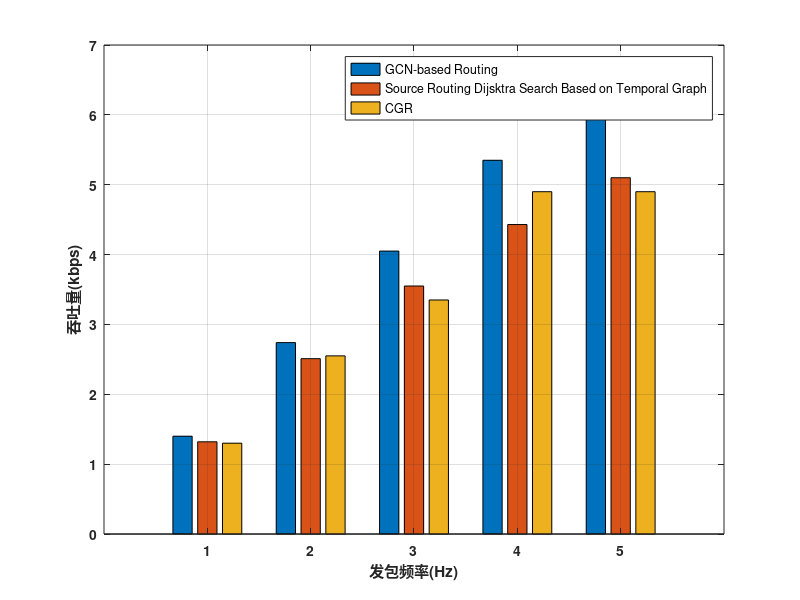

MATLAB code for this plot:
%%%%%%%%%%%%%%%%%%%%%%%%%%%%%%%
delay_size=[0.9, 0.85,  1.64, 1.44;
            1.1,  1.02,  1.85, 1.55;
            2.17, 2.25,  3.50, 3.05;
            3.14,  3.20,  5.80, 5.10;
            3.93,   3.80,  7.30, 6.50];
 

delay_interruption=[1.8, 1.9,  2.65, 2.65;
            1.95,  1.9,  3.85 , 3.9;
            2.25, 2.20,  4.50, 4.35;
            2.55,  2.65,  4.80, 4.96;
            2.70,   2.75,  5.30, 5.21];

delay_larger_size=[8.5, 8.2,  15.5;
            15.5,  14.0,  28.5;
            21.5, 20.5,  50;
            28.5 , 25.5 ,  70.5;
            34.5,   30,  75.5];

delay_scale=[1.8, 1.9,  2.65, 2.65;
            1.85,  1.97,  2.70 , 2.6;
            1.8, 1.95,  2.62, 2.68;
            1.76,  1.92,  2.65, 2.60;
            1.78,   1.80,  2.68, 2.62];

cost_scale=[132*10^4, 132^2*10^8,  133^2*10^8;
            198*10^4, 198^2*10^8,  196^2*10^8;
            264*10^4, 264^2*10^8,  265^2*10^8;
            330*10^4,  330^2*10^8,  330^2*10^8;];

througput_size=[1.40, 1.32,  1.30;
            2.74,  2.51,  2.55;
            4.05,  3.55,  3.35;
            5.35,  4.43,  4.90;
            6.60,   5.10,  4.90];


bar(througput_size); 
 
%set(gca,'XTickLabel',{'132(11*12)','198(11*18)','264(11*24)','330(11*30)','396(11*36)'});
%set(gca,'XTickLabel',{'1','10','20','30','40'});
%set(gca,'XTickLabel',{'0.01','0.02','0.03','0.04','0.05'});
%set(gca,'XTickLabel',{'132','198','264','330','396'});
set(gca,'XTickLabel',{'1','2','3','4','5'});

%set(gca,'YTick',10.^(4:2:12));
%set(gca,'YTickLabel',{'10^4','10^6','10^8','10^10','10^12'}); 

set(gca,'FontSize',10,'FontWeight','bold')    %对坐标轴字体大小和粗细更改
set(gcf,'color','white')
xlabel('发包频率(Hz)');
%ylabel('End-to-End Transmission Latency(s)');
ylabel('吞吐量(kbps)');
%legend('GCN-based Routing','ShortestPathFirstRouter','Source Routing Dijsktra Search Based on Temporal Graph','CGR');
legend('GCN-based Routing','Source Routing Dijsktra Search Based on Temporal Graph','CGR');
grid on
% legend('LBM','Analytic');
